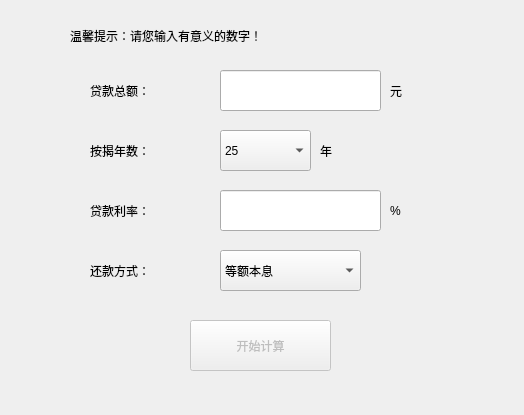
<?xml version="1.0" encoding="UTF-8"?>
<ui version="4.0">
 <class>shangyedaikuan2</class>
 <widget class="QWidget" name="shangyedaikuan2">
  <property name="geometry">
   <rect>
    <x>0</x>
    <y>0</y>
    <width>524</width>
    <height>415</height>
   </rect>
  </property>
  <property name="windowTitle">
   <string>根据贷款总额计算</string>
  </property>
  <widget class="QLabel" name="label_5">
   <property name="geometry">
    <rect>
     <x>390</x>
     <y>70</y>
     <width>54</width>
     <height>41</height>
    </rect>
   </property>
   <property name="text">
    <string>元</string>
   </property>
  </widget>
  <widget class="QLabel" name="label_6">
   <property name="geometry">
    <rect>
     <x>320</x>
     <y>130</y>
     <width>54</width>
     <height>41</height>
    </rect>
   </property>
   <property name="text">
    <string>年</string>
   </property>
  </widget>
  <widget class="QLabel" name="label_8">
   <property name="geometry">
    <rect>
     <x>390</x>
     <y>190</y>
     <width>54</width>
     <height>41</height>
    </rect>
   </property>
   <property name="text">
    <string>%</string>
   </property>
  </widget>
  <widget class="QPushButton" name="pushButton_kaishiJisuan">
   <property name="enabled">
    <bool>false</bool>
   </property>
   <property name="geometry">
    <rect>
     <x>190</x>
     <y>320</y>
     <width>141</width>
     <height>51</height>
    </rect>
   </property>
   <property name="text">
    <string>开始计算</string>
   </property>
  </widget>
  <widget class="QLabel" name="label_4">
   <property name="geometry">
    <rect>
     <x>90</x>
     <y>250</y>
     <width>101</width>
     <height>41</height>
    </rect>
   </property>
   <property name="text">
    <string>还款方式：</string>
   </property>
  </widget>
  <widget class="QComboBox" name="comboBox_huankuanFangshi">
   <property name="geometry">
    <rect>
     <x>220</x>
     <y>250</y>
     <width>141</width>
     <height>41</height>
    </rect>
   </property>
   <item>
    <property name="text">
     <string>等额本息</string>
    </property>
   </item>
   <item>
    <property name="text">
     <string>等额本金</string>
    </property>
   </item>
  </widget>
  <widget class="QLabel" name="label_3">
   <property name="geometry">
    <rect>
     <x>90</x>
     <y>190</y>
     <width>101</width>
     <height>41</height>
    </rect>
   </property>
   <property name="text">
    <string>贷款利率：</string>
   </property>
  </widget>
  <widget class="QLineEdit" name="lineEdit_daikuanLilv">
   <property name="geometry">
    <rect>
     <x>220</x>
     <y>190</y>
     <width>161</width>
     <height>41</height>
    </rect>
   </property>
  </widget>
  <widget class="QComboBox" name="comboBox_anjieNianshu">
   <property name="geometry">
    <rect>
     <x>220</x>
     <y>130</y>
     <width>91</width>
     <height>41</height>
    </rect>
   </property>
   <item>
    <property name="text">
     <string>25</string>
    </property>
   </item>
   <item>
    <property name="text">
     <string>24</string>
    </property>
   </item>
   <item>
    <property name="text">
     <string>23</string>
    </property>
   </item>
   <item>
    <property name="text">
     <string>22</string>
    </property>
   </item>
   <item>
    <property name="text">
     <string>21</string>
    </property>
   </item>
   <item>
    <property name="text">
     <string>20</string>
    </property>
   </item>
   <item>
    <property name="text">
     <string>19</string>
    </property>
   </item>
   <item>
    <property name="text">
     <string>18</string>
    </property>
   </item>
   <item>
    <property name="text">
     <string>17</string>
    </property>
   </item>
   <item>
    <property name="text">
     <string>16</string>
    </property>
   </item>
   <item>
    <property name="text">
     <string>15</string>
    </property>
   </item>
   <item>
    <property name="text">
     <string>14</string>
    </property>
   </item>
   <item>
    <property name="text">
     <string>13</string>
    </property>
   </item>
   <item>
    <property name="text">
     <string>12</string>
    </property>
   </item>
   <item>
    <property name="text">
     <string>11</string>
    </property>
   </item>
   <item>
    <property name="text">
     <string>10</string>
    </property>
   </item>
   <item>
    <property name="text">
     <string>9</string>
    </property>
   </item>
   <item>
    <property name="text">
     <string>8</string>
    </property>
   </item>
   <item>
    <property name="text">
     <string>7</string>
    </property>
   </item>
   <item>
    <property name="text">
     <string>6</string>
    </property>
   </item>
   <item>
    <property name="text">
     <string>5</string>
    </property>
   </item>
   <item>
    <property name="text">
     <string>4</string>
    </property>
   </item>
   <item>
    <property name="text">
     <string>3</string>
    </property>
   </item>
   <item>
    <property name="text">
     <string>2</string>
    </property>
   </item>
   <item>
    <property name="text">
     <string>1</string>
    </property>
   </item>
  </widget>
  <widget class="QLabel" name="label_2">
   <property name="geometry">
    <rect>
     <x>90</x>
     <y>130</y>
     <width>101</width>
     <height>41</height>
    </rect>
   </property>
   <property name="text">
    <string>按揭年数：</string>
   </property>
  </widget>
  <widget class="QLineEdit" name="lineEdit_daikuanZonge">
   <property name="geometry">
    <rect>
     <x>220</x>
     <y>70</y>
     <width>161</width>
     <height>41</height>
    </rect>
   </property>
  </widget>
  <widget class="QLabel" name="label">
   <property name="geometry">
    <rect>
     <x>90</x>
     <y>70</y>
     <width>101</width>
     <height>41</height>
    </rect>
   </property>
   <property name="text">
    <string>贷款总额：</string>
   </property>
  </widget>
  <widget class="QLabel" name="label_7">
   <property name="geometry">
    <rect>
     <x>70</x>
     <y>20</y>
     <width>421</width>
     <height>31</height>
    </rect>
   </property>
   <property name="text">
    <string>温馨提示：请您输入有意义的数字！</string>
   </property>
  </widget>
 </widget>
 <resources/>
 <connections>
  <connection>
   <sender>lineEdit_daikuanZonge</sender>
   <signal>textChanged(QString)</signal>
   <receiver>shangyedaikuan2</receiver>
   <slot>on_text_changed()</slot>
   <hints>
    <hint type="sourcelabel">
     <x>211</x>
     <y>48</y>
    </hint>
    <hint type="destinationlabel">
     <x>295</x>
     <y>10</y>
    </hint>
   </hints>
  </connection>
  <connection>
   <sender>lineEdit_daikuanLilv</sender>
   <signal>textChanged(QString)</signal>
   <receiver>shangyedaikuan2</receiver>
   <slot>on_text_changed()</slot>
   <hints>
    <hint type="sourcelabel">
     <x>193</x>
     <y>114</y>
    </hint>
    <hint type="destinationlabel">
     <x>278</x>
     <y>79</y>
    </hint>
   </hints>
  </connection>
 </connections>
 <slots>
  <slot>on_text_changed()</slot>
 </slots>
</ui>
